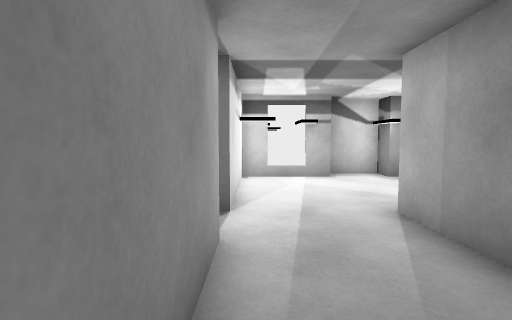
view 1 (above)

13 first-person views from a walk through a Unity game level. The camera is 1.3 m above the floor, tilts 4° down and sees 80° across. The floor is counted in squares, 1 m on a side. Each view is taken from the middle of a square. On the plan, view 1 faces up. The plan holds only what a view shows up to about 14 squares ahead; the rest is blank. The place goes on beyond the plan.

view 2
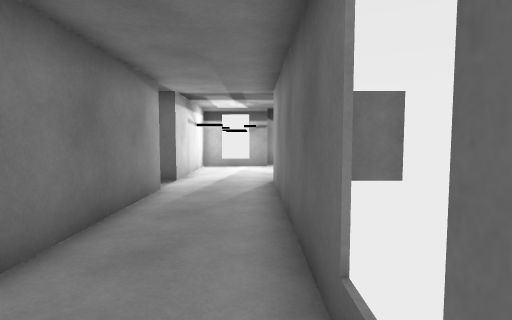

view 3
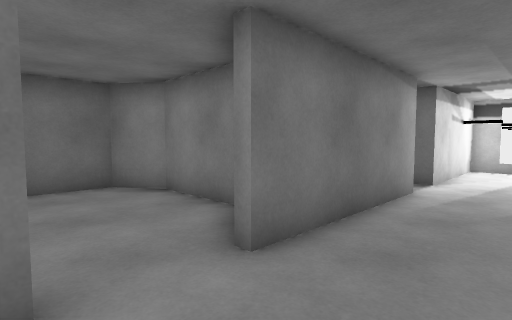

view 4
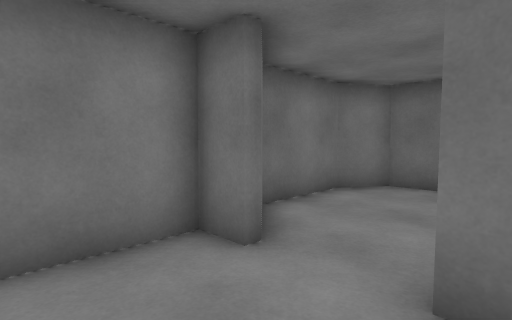

view 5
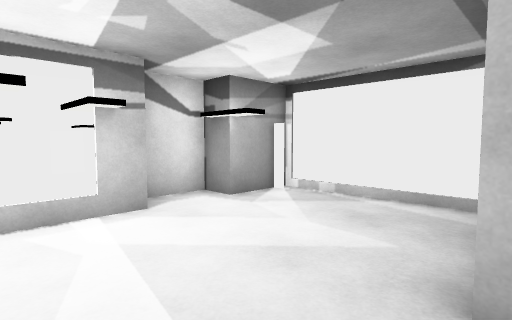

view 6
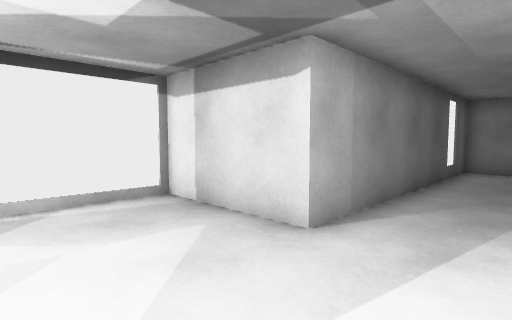

view 7
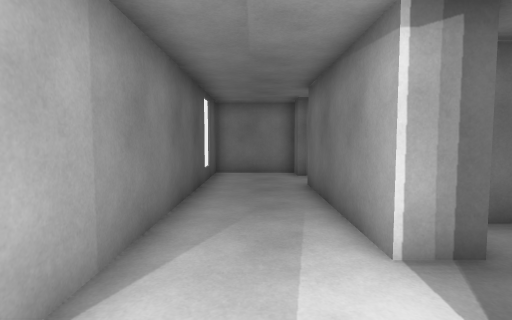

view 8
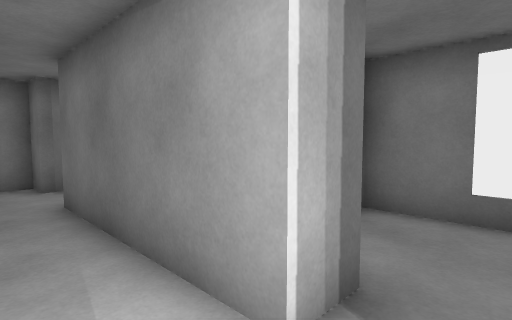

view 9
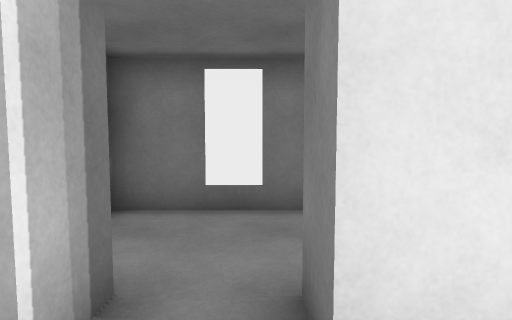

view 10
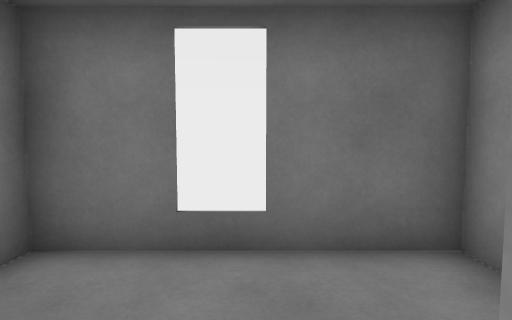

view 11
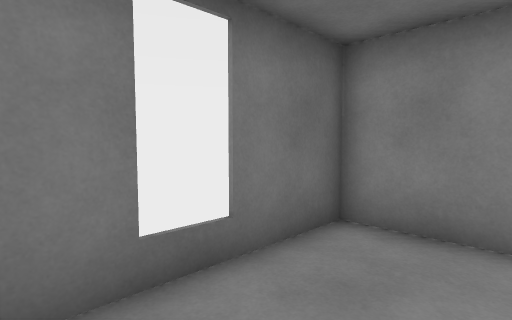

view 12
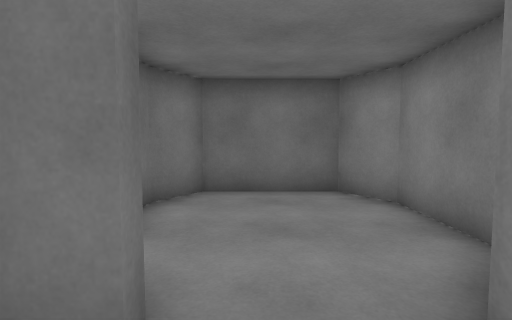

view 13
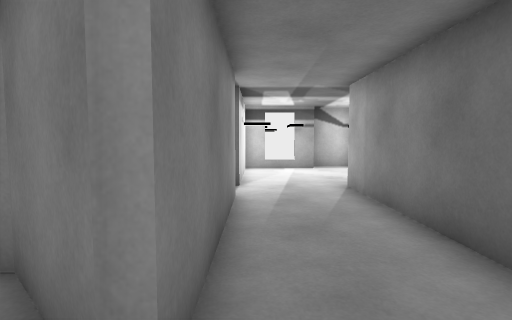

### Floor plan
Points are (right, up) in squares from view 1. A wall is a line through its corners. A room is listed if a view was taken in it or the views show most of it. See-through windows are left out.
Room 1 (views 1, 2, 3, 4, 5, 6, 7, 8, 9, 10, 12, 13)
walls: (-1.5, 3.8) (-0.5, 3.8) (-0.5, -1.6) (-0.8, -1.6); (2.5, -2.1) (2.5, 5.4) (6.6, 5.4); (2.6, 10.4) (1.6, 10.4); (0.5, 10.4) (-0.5, 10.4) (-0.5, 5.4) (-1.5, 5.4); (6.5, 9.5) (6.5, 10.4) (4.5, 10.4) (4.5, 11.4) (2.8, 11.4); (6.1, 10) (6.1, 10.5); (-0.8, -3.7) (-0.5, -3.7) (-0.5, -4.6) (2.5, -4.6) (2.5, -3.1)
ways out: opening at (-1, 4.5) to room 2; opening at (-1, -2.5) to room 3
Room 2 (view 11)
walls: (-4.5, 4.1) (-4.5, 2.4) (-2.5, 2.4); (-2.2, 7.4) (-4.5, 7.4) (-4.5, 5)
ways out: opening at (-1, 4.5) to room 1
Room 3 (no view inside)
walls: (-1.6, -4.4) (-0.8, -3.7); (-0.8, -1.6) (-2.4, -0.1) (-5.2, -0.1) (-6.5, -1) (-6.5, -4.3) (-5.2, -5.2) (-2.2, -5.2)
ways out: opening at (-1, -2.5) to room 1

Where each view was taken, in squares from view 1:
view 1: 0 up, 0 right, facing up
view 2: 4 down, 2 right, facing up
view 3: 4 down, 2 right, facing up-left
view 4: 1 down, 2 right, facing down-left
view 5: 5 up, 0 right, facing up-right
view 6: 9 up, 0 right, facing down-right
view 7: 7 up, 1 right, facing down
view 8: 5 up, 1 right, facing down-left
view 9: 5 up, 1 right, facing left
view 10: 5 up, 1 left, facing left
view 11: 3 up, 2 left, facing up-left
view 12: 3 down, 1 right, facing left
view 13: 3 down, 0 right, facing up
